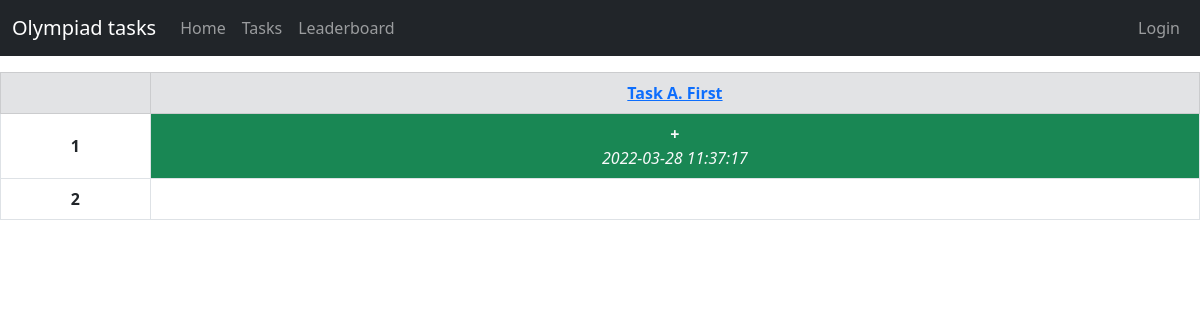
The page /leaderboard on the database as committed earlier.
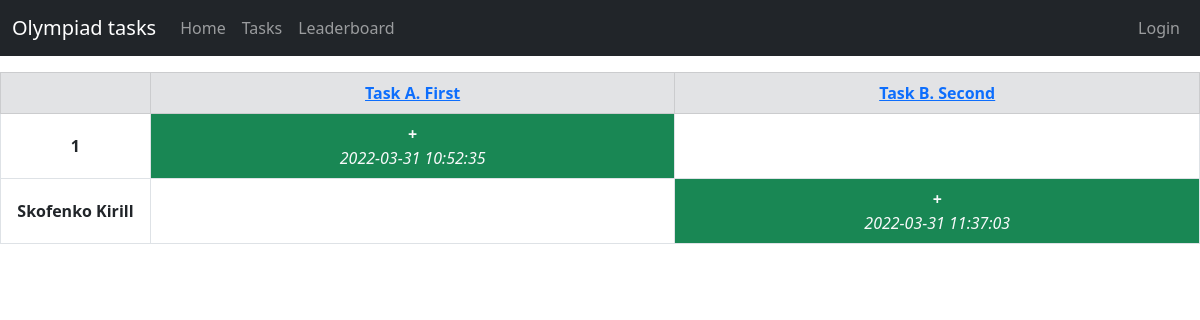
The same page on the database as committed later.
### models.py (models this page shows, shortened)
class Task(db.Model):
    id = db.Column(db.Integer, primary_key=True)
    name = db.Column(db.String(30), nullable=False)
    text = db.Column(db.Text, nullable=False)
    answer = db.Column(db.Text, nullable=False)

class User(db.Model):
    id = db.Column(db.Integer, primary_key=True)
    name = db.Column(db.String(30), nullable=False, unique=True)
    email = db.Column(db.String(30), nullable=False, unique=True)
    psw_hash = db.Column(db.String(72), nullable=False)

class Completed(db.Model):
    user_id = db.Column(db.Integer, ForeignKey(User.id), nullable=False)
    task_id = db.Column(db.Integer, ForeignKey(Task.id), nullable=False)
    time = db.Column(db.DateTime, server_default=func.now())
    __table_args__ = (PrimaryKeyConstraint(user_id, task_id),)

### routes.py (the view)
@blueprint.route('/leaderboard')
def leaderboard():
    all_users = User.query.order_by(User.id).all()
    all_tasks = Task.query.order_by(Task.id).all()
    all_completed = Completed.query.all()
    completed_dict = {(comp.user_id, comp.task_id): comp.time for comp in all_completed}
    return render_template('leaderboard.html', tasks=all_tasks, users=all_users, dict=completed_dict,
                           user=session.get('user', None))

### templates/leaderboard.html (shortened to what this page needs)
{% extends 'header.html' %}
{% block content %}
<table class="table table-bordered mt-3">
    <thead>
    <tr class="table-secondary">
        <th style="width: 12.5%" scope="col">&nbsp;</th>
        {% for t in tasks %}
        <th style="width: {{ 87.5/tasks|length }}%" class="text-center align-middle" scope="col">
            <a href="tasks/{{ t.id }}">{{ t.name }}</a>
        </th>
        {% endfor %}
    </tr>
    </thead>
    <tbody>
    {% for u in users %}
    <tr class="{% if u.name == user %} table-info {% endif %}">
        <th class="text-center align-middle" scope="row">{{ u.name }}</th>
        {% for t in tasks %}
            {% if (u.id, t.id) in dict %}
            <td class="text-center align-middle bg-success text-light">
                <b>+</b>
                <br>
                <i>{{ dict.get((u.id, t.id)) }}</i>
            </td>
            {% else %}
            <td></td>
            {% endif %}
        {% endfor %}
    </tr>
    {% endfor %}
    </tbody>
</table>
{% endblock %}

### templates/header.html (shortened to what this page needs)
{% extends 'base.html' %}
{% block header %}
<nav class="navbar navbar-expand-lg navbar-dark bg-dark">
    <div class="container-fluid">
        <a class="navbar-brand">Olympiad tasks</a>
        <div class="collapse navbar-collapse" id="navbarSupportedContent">
            <ul class="navbar-nav">
                <li class="nav-item">
                    <a class="nav-link" aria-current="page" href="/">Home</a>
                </li>
                <li class="nav-item">
                    <a class="nav-link" href="/tasks">Tasks</a>
                </li>
                <li class="nav-item">
                    <a class="nav-link" href="/leaderboard">Leaderboard</a>
                </li>
            </ul>
            <ul class="navbar-nav ms-auto">
                {% if user is not none %}
                <li class="nav-item dropdown">
                    <a class="nav-link dropdown-toggle" id="navbarDropdown" role="button" data-bs-toggle="dropdown"
                       aria-expanded="false">
                        {{ user }}
                    </a>
                    <ul class="dropdown-menu dropdown-menu-end" aria-labelledby="navbarDropdown">
                        <li>
                            <form action="/logout" method="post">
                                <button class="btn btn-link dropdown-item">Logout</button>
                            </form>
                        </li>
                    </ul>
                </li>
                {% else %}
                <li class="nav-item">
                    <a class="nav-link" href="/login">Login</a>
                </li>
                {% endif %}
            </ul>
        </div>
    </div>
</nav>
{% endblock %}

### templates/base.html (shortened to what this page needs)
<!DOCTYPE html>
<html lang="en">
<head>
    <link href="https://cdn.jsdelivr.net/npm/bootstrap@5.0.2/dist/css/bootstrap.min.css" rel="stylesheet"
>
    <link rel="stylesheet" href="{{ url_for('static',filename='base.css') }}">
</head>
<body>
{% block header %}{% endblock %}
{% block content %}{% endblock %}
</body>
</html>

### static/base.css (style rules this page uses)
html { overflow-wrap: break-word; }

Rows that differ between the two databases and show on the page:
changed Task "Task A. First": {{ 87.5/tasks|length }} 87.5 → 43.75 (drawn)
added Task: {{ 87.5/tasks|length }} 43.75 (drawn), name "Task B. Second", {{ dict.get((u.id, t.id)) }} "2022-03-31 11:37:03"
changed User (number 1 of 2 on the later page): get "2022-03-28 11:37:17" → "2022-03-31 10:52:35"
changed User: name "2" → "Skofenko Kirill"
